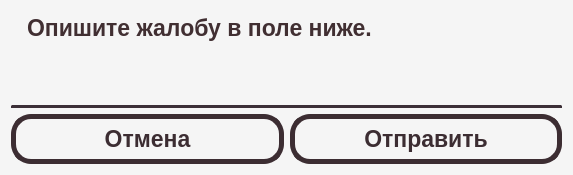
<?xml version="1.0" encoding="UTF-8"?>
<ui version="4.0">
 <class>ComplaintDialog</class>
 <widget class="QDialog" name="ComplaintDialog">
  <property name="windowModality">
   <enum>Qt::WindowModal</enum>
  </property>
  <property name="geometry">
   <rect>
    <x>0</x>
    <y>0</y>
    <width>573</width>
    <height>175</height>
   </rect>
  </property>
  <property name="maximumSize">
   <size>
    <width>16777215</width>
    <height>175</height>
   </size>
  </property>
  <property name="font">
   <font>
    <pointsize>8</pointsize>
   </font>
  </property>
  <property name="windowTitle">
   <string>Dialog</string>
  </property>
  <property name="styleSheet">
   <string notr="true">QDialog {
	background-color: rgb(245, 245, 245);
	border-radius: 20px;
	height: 200px;
	width: 300px;
}</string>
  </property>
  <layout class="QGridLayout" name="gridLayout">
   <item row="0" column="0" colspan="2">
    <widget class="QLabel" name="descriptionLabel">
     <property name="font">
      <font>
       <pointsize>17</pointsize>
       <italic>false</italic>
       <bold>true</bold>
      </font>
     </property>
     <property name="styleSheet">
      <string notr="true">QLabel {
	color: rgb(65, 47, 50);
	padding-left: 10px;
	height: 30px;
}</string>
     </property>
     <property name="text">
      <string>Опишите жалобу в поле ниже.</string>
     </property>
    </widget>
   </item>
   <item row="2" column="0">
    <widget class="QPushButton" name="cancelButton">
     <property name="minimumSize">
      <size>
       <width>0</width>
       <height>50</height>
      </size>
     </property>
     <property name="font">
      <font>
       <pointsize>17</pointsize>
       <bold>true</bold>
      </font>
     </property>
     <property name="cursor">
      <cursorShape>PointingHandCursor</cursorShape>
     </property>
     <property name="styleSheet">
      <string notr="true">QPushButton {
	background-color: rgb(245, 245, 245);
	color: rgb(60, 45, 50);
	border: 5px solid rgb(60, 45, 50);
	border-radius: 20;
}

QPushButton:hover {
	background-color: rgb(60, 45, 50);
	color: rgb(245, 245, 245);
}</string>
     </property>
     <property name="text">
      <string>Отмена</string>
     </property>
    </widget>
   </item>
   <item row="2" column="1">
    <widget class="QPushButton" name="sendButton">
     <property name="minimumSize">
      <size>
       <width>0</width>
       <height>50</height>
      </size>
     </property>
     <property name="font">
      <font>
       <pointsize>17</pointsize>
       <bold>true</bold>
      </font>
     </property>
     <property name="cursor">
      <cursorShape>PointingHandCursor</cursorShape>
     </property>
     <property name="autoFillBackground">
      <bool>true</bool>
     </property>
     <property name="styleSheet">
      <string notr="true">QPushButton {
	background-color: rgb(245, 245, 245);
	color: rgb(60, 45, 50);
	border: 5px solid rgb(60, 45, 50);
	border-radius: 20;
}

QPushButton:hover {
	background-color: rgb(60, 45, 50);
	color: rgb(245, 245, 245);
}</string>
     </property>
     <property name="text">
      <string>Отправить</string>
     </property>
    </widget>
   </item>
   <item row="1" column="0" colspan="2">
    <widget class="QLineEdit" name="complaintEdit">
     <property name="styleSheet">
      <string notr="true">QLineEdit {
	background-color: rgb(245, 245, 245);
	height: 50px;
	color: rgb(60, 47, 50);
	margin-top: 5px;
	padding-left: 10px;
	border-bottom: 3px solid rgb(60, 47, 55);
	border-radius: 1px;
	font-size: 20px;
}</string>
     </property>
    </widget>
   </item>
  </layout>
 </widget>
 <resources/>
 <connections/>
</ui>
